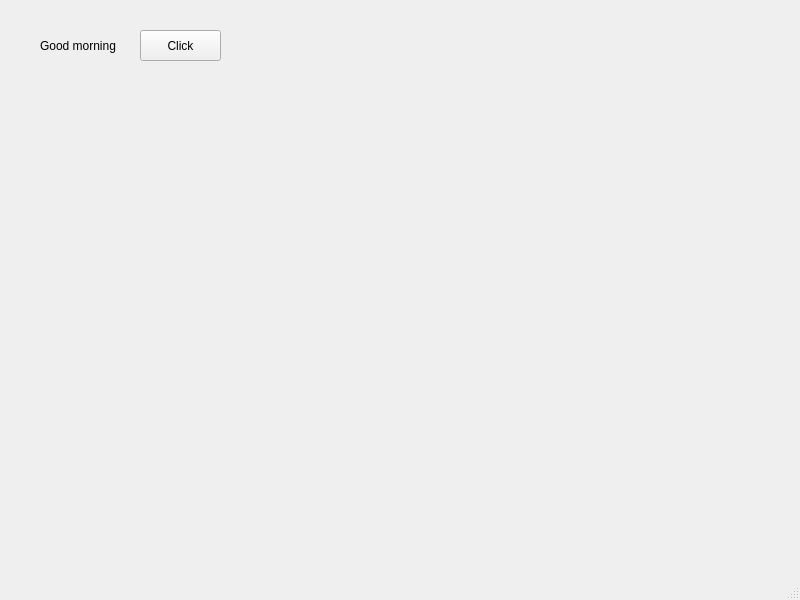
<?xml version="1.0" encoding="UTF-8"?>
<ui version="4.0">
 <class>MainWindow</class>
 <widget class="QMainWindow" name="MainWindow">
  <property name="enabled">
   <bool>true</bool>
  </property>
  <property name="geometry">
   <rect>
    <x>0</x>
    <y>0</y>
    <width>800</width>
    <height>600</height>
   </rect>
  </property>
  <property name="windowTitle">
   <string>MainWindow</string>
  </property>
  <widget class="QWidget" name="centralwidget">
   <widget class="QLabel" name="lbl">
    <property name="geometry">
     <rect>
      <x>40</x>
      <y>30</y>
      <width>81</width>
      <height>31</height>
     </rect>
    </property>
    <property name="text">
     <string>Good morning</string>
    </property>
   </widget>
   <widget class="QPushButton" name="pb">
    <property name="geometry">
     <rect>
      <x>140</x>
      <y>30</y>
      <width>81</width>
      <height>31</height>
     </rect>
    </property>
    <property name="text">
     <string>Click</string>
    </property>
   </widget>
  </widget>
  <widget class="QMenuBar" name="menubar">
   <property name="geometry">
    <rect>
     <x>0</x>
     <y>0</y>
     <width>800</width>
     <height>21</height>
    </rect>
   </property>
  </widget>
  <widget class="QStatusBar" name="statusbar"/>
 </widget>
 <resources/>
 <connections/>
</ui>
